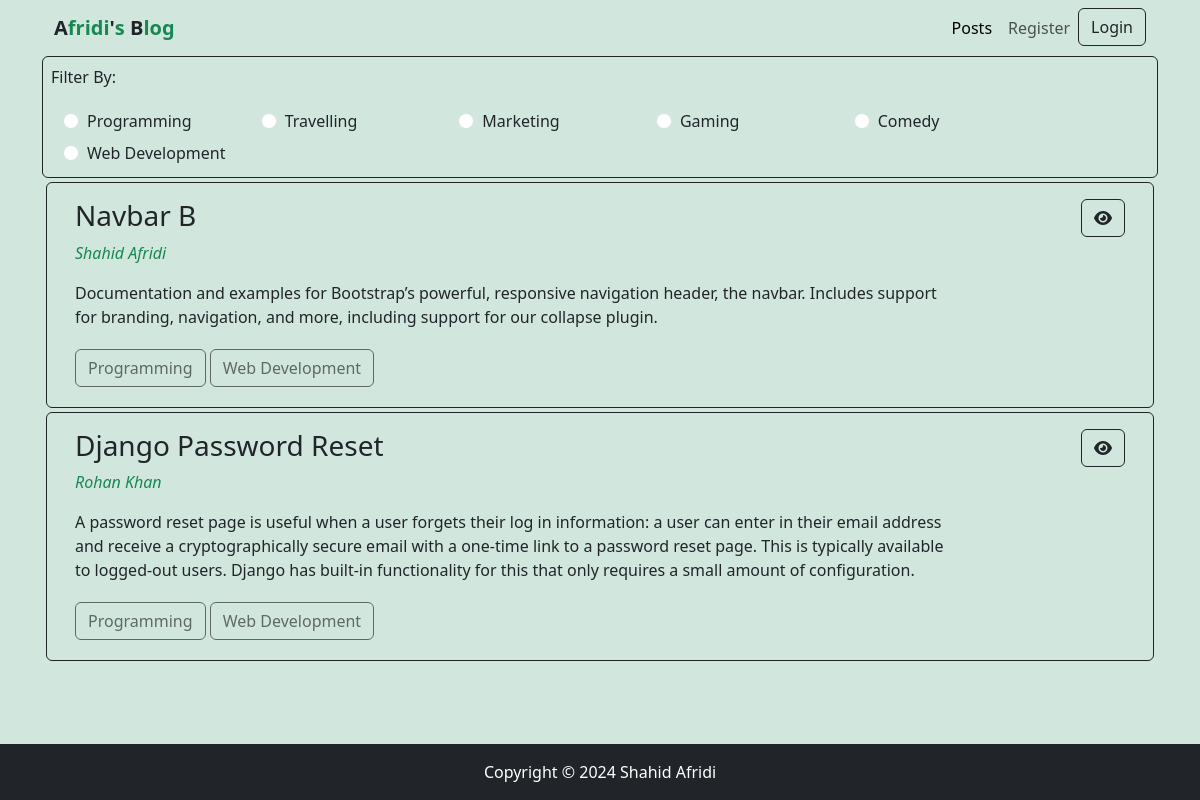
/category/programming/, run on the app's committed database.
### categories/models.py (models this page shows, shortened)
class Category(models.Model):
    name = models.CharField(max_length=100)
    slug = models.SlugField(max_length=100, unique=True, null=True, blank=True)

### posts/models.py (models this page shows)
class Post(models.Model):
    title = models.CharField(max_length=255)
    content = models.TextField()
    category = models.ManyToManyField(Category)
    author = models.ForeignKey(User, on_delete=models.CASCADE)

### posts/views.py (the view)
# urls.py: path('', include('posts.urls')),
def posts(request, category_slug = None):
    posts = Post.objects.all()
    if category_slug is not None:
        category = Category.objects.get(slug = category_slug)
        posts = Post.objects.filter(category=category)
    categories = Category.objects.all()
    context = {
        'posts' : posts,
        'categories':categories
    }
    return render(request, 'posts/posts.html', context)

### posts/templates/posts/posts.html (shortened to what this page needs)
{% extends "base.html" %}
{% block content %}
<div class="container border border-dark rounded p-2">
    <p>Filter By:</p>
    <div class="d-flex row px-3">
        {% for category in categories %}
            <div class="form-check mx-2 col-md-2 m-1">
                <input class="form-check-input" type="radio" name="category" id="{{category.id}}">
                <label class="form-check-label" for="{{category.id}}">
                    <a class="text-decoration-none text-dark" href="{% url "category_wise_posts" category.slug %}">{{category.name}}</a>
                </label>
            </div>
        {% endfor %}
    </div>
</div>
{% for post in posts %}
    <div>
        <div class="p-3 border border-dark rounded m-1 row d-flex ">
            <div class="col-md-10">
                <h3 class="">{{post.title}}</h3>
                <p class=''><a class="text-decoration-none text-success fst-italic" href="{% url "profile" %}">{{post.author.first_name}} {{post.author.last_name}}</a></p>
                <P>{{post.content}}</P>
                <div>
                    {% for c in post.category.all %}
                        <button class="btn btn-outline-dark my-1" disabled>{{c.name}}</button>
                    {% endfor %}
                </div>
            </div>
            <div class="col-md-2 text-end">
                    <p><a class="btn btn-outline-dark" href=""><i class="fa fa-eye"></i></a></p>
            </div>
        </div>
    </div>
{% endfor %}
{% endblock content %}

### templates/base.html (style rules this page uses)
html, body { height: 100%; margin: 0; }
body { display: flex; flex-direction: column; }

### data on the page
Category: name "Programming"
Category: name "Travelling"
Category: name "Marketing"
Category: name "Gaming"
Category: name "Comedy"
Category: name "Web Development"
Post: title "Navbar B", author.first_name "Shahid", author.last_name "Afridi", content "Documentation and examples for Bootstrap’s powerful, responsive navigation header, the navbar. Includes support for branding, navigation, and more, including support for our collapse plugin."
Post: title "Django Password Reset", author.first_name "Rohan", author.last_name "Khan", content "A password reset page is useful when a user forgets their log in information: a user can enter in their email address and receive a cryptographically secure email with a one-time link to a password reset page. This is typically available to logged-out users. Django has built-in functionality for this that only requires a small amount of configuration."
